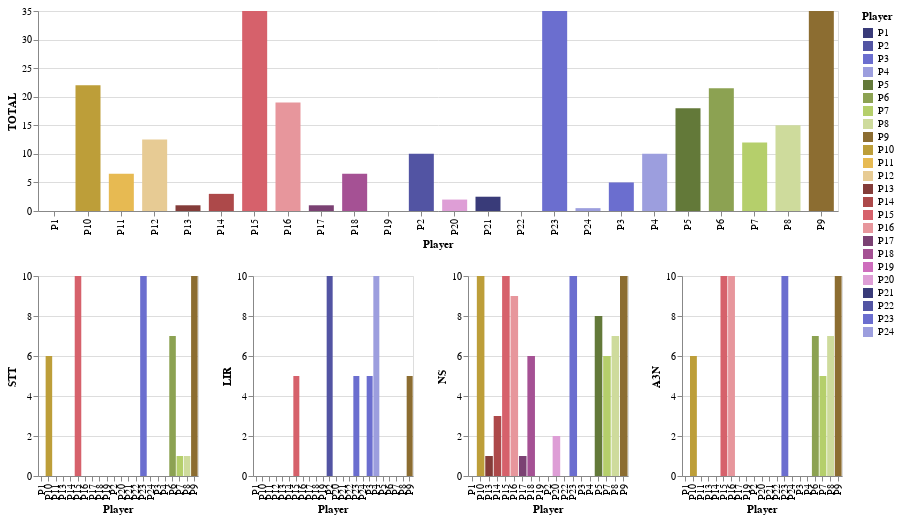

The code cell stored with this chart in its notebook:
### Markdown cell above
### Detailed Charts

### Code cell
#collapse-hide
dt9_8 = pd.read_csv("/home/rubens/papers_briefing/csvs/map24x24.csv")
selector = alt.selection_single(empty='all', fields=['Player'])
l = dt9_8['Player'].tolist()
color_scale = alt.Scale(domain=l,scheme="category20b")
base = alt.Chart(dt9_8).properties(
    width=800,
    height=200
).add_selection(selector)

points = base.mark_bar(filled=True, size=25).encode(
    x=alt.X('Player:N'),
    y=alt.Y('TOTAL:Q',            
            scale=alt.Scale(domain=[0,max(dt9_8['TOTAL'].tolist())])),
    tooltip=['Test:N','Type:N'],
    color=alt.condition(selector,
                        'Player:N',
                        alt.value('lightgray'),
                        scale=color_scale),
)

hists = base.mark_bar(opacity=1.0, thickness=100).encode(
    x=alt.X('Player:N'),
    y=alt.Y('STT:Q',
            stack=None,
            scale=alt.Scale(domain=[0,10])),
    color=alt.Color('Player:N',
                    scale=color_scale),
    tooltip=['Code:N']
).transform_filter(
    selector
).properties(
    width=160,
    height=200
)

hists2 = base.mark_bar(opacity=1.0, thickness=100).encode(
    x=alt.X('Player:N'),
    y=alt.Y('LIR:Q',
            stack=None,
            scale=alt.Scale(domain=[0,10])),
    color=alt.Color('Player:N',
                    scale=color_scale),
    tooltip=['Code:N']
).transform_filter(
    selector
).properties(
    width=160,
    height=200
)

hists3 = base.mark_bar(opacity=1.0, thickness=80).encode(
    x=alt.X('Player:N'),
    y=alt.Y('NS:Q',
            stack=None,
            scale=alt.Scale(domain=[0,10])),
    color=alt.Color('Player:N',
                    scale=color_scale),
    tooltip=['Code:N']
).transform_filter(
    selector
).properties(
    width=160,
    height=200
)

hists4 = base.mark_bar(opacity=1.0, thickness=80).encode(
    x=alt.X('Player:N'),
    y=alt.Y('A3N:Q',
            stack=None,
            scale=alt.Scale(domain=[0,10])),
    color=alt.Color('Player:N',
                    scale=color_scale),
    tooltip=['Code:N']
).transform_filter(
    selector
).properties(
    width=160,
    height=200
)

alt.vconcat(points , hists | hists2 | hists3 | hists4)

### Figure 1 — Vega-Lite specification as saved in the notebook (floating-point values rounded to 4 significant figures)
{"config": {"view": {"continuousWidth": 400, "continuousHeight": 300}}, "vconcat": [{"mark": {"type": "bar", "filled": true, "size": 25}, "encoding": {"color": {"condition": {"type": "nominal", "field": "Player", "scale": {"domain": ["P1", "P2", "P3", "P4", "P5", "P6", "P7", "P8", "P9", "P10", "P11", "P12", "P13", "P14", "P15", "P16", "P17", "P18", "P19", "P20", "P21", "P22", "P23", "P24"], "scheme": "category20b"}, "selection": "selector099"}, "value": "lightgray"}, "tooltip": [{"type": "nominal", "field": "Test"}, {"type": "nominal", "field": "Type"}], "x": {"type": "nominal", "field": "Player"}, "y": {"type": "quantitative", "field": "TOTAL", "scale": {"domain": [0, 35.0]}}}, "height": 200, "selection": {"selector099": {"type": "single", "empty": "all", "fields": ["Player"]}}, "width": 800}, {"hconcat": [{"mark": {"type": "bar", "opacity": 1.0, "thickness": 100}, "encoding": {"color": {"type": "nominal", "field": "Player", "scale": {"domain": ["P1", "P2", "P3", "P4", "P5", "P6", "P7", "P8", "P9", "P10", "P11", "P12", "P13", "P14", "P15", "P16", "P17", "P18", "P19", "P20", "P21", "P22", "P23", "P24"], "scheme": "category20b"}}, "tooltip": [{"type": "nominal", "field": "Code"}], "x": {"type": "nominal", "field": "Player"}, "y": {"type": "quantitative", "field": "STT", "scale": {"domain": [0, 10]}, "stack": null}}, "height": 200, "selection": {"selector099": {"type": "single", "empty": "all", "fields": ["Player"]}}, "transform": [{"filter": {"selection": "selector099"}}], "width": 160}, {"mark": {"type": "bar", "opacity": 1.0, "thickness": 100}, "encoding": {"color": {"type": "nominal", "field": "Player", "scale": {"domain": ["P1", "P2", "P3", "P4", "P5", "P6", "P7", "P8", "P9", "P10", "P11", "P12", "P13", "P14", "P15", "P16", "P17", "P18", "P19", "P20", "P21", "P22", "P23", "P24"], "scheme": "category20b"}}, "tooltip": [{"type": "nominal", "field": "Code"}], "x": {"type": "nominal", "field": "Player"}, "y": {"type": "quantitative", "field": "LIR", "scale": {"domain": [0, 10]}, "stack": null}}, "height": 200, "selection": {"selector099": {"type": "single", "empty": "all", "fields": ["Player"]}}, "transform": [{"filter": {"selection": "selector099"}}], "width": 160}, {"mark": {"type": "bar", "opacity": 1.0, "thickness": 80}, "encoding": {"color": {"type": "nominal", "field": "Player", "scale": {"domain": ["P1", "P2", "P3", "P4", "P5", "P6", "P7", "P8", "P9", "P10", "P11", "P12", "P13", "P14", "P15", "P16", "P17", "P18", "P19", "P20", "P21", "P22", "P23", "P24"], "scheme": "category20b"}}, "tooltip": [{"type": "nominal", "field": "Code"}], "x": {"type": "nominal", "field": "Player"}, "y": {"type": "quantitative", "field": "NS", "scale": {"domain": [0, 10]}, "stack": null}}, "height": 200, "selection": {"selector099": {"type": "single", "empty": "all", "fields": ["Player"]}}, "transform": [{"filter": {"selection": "selector099"}}], "width": 160}, {"mark": {"type": "bar", "opacity": 1.0, "thickness": 80}, "encoding": {"color": {"type": "nominal", "field": "Player", "scale": {"domain": ["P1", "P2", "P3", "P4", "P5", "P6", "P7", "P8", "P9", "P10", "P11", "P12", "P13", "P14", "P15", "P16", "P17", "P18", "P19", "P20", "P21", "P22", "P23", "P24"], "scheme": "category20b"}}, "tooltip": [{"type": "nominal", "field": "Code"}], "x": {"type": "nominal", "field": "Player"}, "y": {"type": "quantitative", "field": "A3N", "scale": {"domain": [0, 10]}, "stack": null}}, "height": 200, "selection": {"selector099": {"type": "single", "empty": "all", "fields": ["Player"]}}, "transform": [{"filter": {"selection": "selector099"}}], "width": 160}]}], "data": {"name": "data-4f1644996d2d539b6d19a8a4b0456ac7"}, "$schema": "https://vega.github.io/schema/vega-lite/v4.8.1.json", "datasets": {"data-4f1644996d2d539b6d19a8a4b0456ac7": [{"Player": "P1", "STT": "0", "LIR": 0, "NS": "0", "A3N": "0", "TOTAL": 0.0, "Test": null, "Type": null, "Code": "train(Worker,6,Up) for(u) (harvest(1,u))"}, {"Player": "P2", "STT": "0", "LIR": 10, "NS": "0", "A3N": "0", "TOTAL": 10.0, "Test": null, "Type": null, "Code": "attack(Worker,closest) train(Worker,19,Right)"}, {"Player": "P3", "STT": "0", "LIR": 5, "NS": "0", "A3N": "0", "TOTAL": 5.0, "Test": null, "Type": null, "Code": "for(u) (attack(Worker,closest,u) train(Worker,6,Up))"}, {"Player": "P4", "STT": "0", "LIR": 10, "NS": "0", "A3N": "0", "TOTAL": 10.0, "Test": null, "Type": null, "Code": "train(Worker,7,Down) for(u) (attack(Worker,closest,u))"}, {"Player": "P5", "STT": "7,5", "LIR": 0, "NS": "8", "A3N": "2,5", "TOTAL": 18.0, "Test": null, "Type": null, "Code": "harvest(1) attack(Worker,closest) train(Worker,8,Right)"}, {"Player": "P6", "STT": "7", "LIR": 0, "NS": "7,5", "A3N": "7", "TOTAL": 21.5, "Test": null, "Type": null, "Code": "train(Worker,17,Down) harvest(3) attack(Worker,closest)"}, {"Player": "P7", "STT": "1", "LIR": 0, "NS": "6", "A3N": "5", "TOTAL": 12.0, "Test": null, "Type": null, "Code": "harvest(3) attack(Worker,closest) train(Worker,17,Right)"}, {"Player": "P8", "STT": "1", "LIR": 0, "NS": "7", "A3N": "7", "TOTAL": 15.0, "Test": null, "Type": null, "Code": "harvest(2) train(Worker,18,Down) for(u) (attack(Worker,closest,u))"}, {"Player": "P9", "STT": "10", "LIR": 5, "NS": "10", "A3N": "10", "TOTAL": 35.0, "Test": null, "Type": null, "Code": "build(Barrack,3,Left) harvest(3) attack(Light,closest) train(Light,10,Up)"}, {"Player": "P10", "STT": "6", "LIR": 0, "NS": "10", "A3N": "6", "TOTAL": 22.0, "Test": null, "Type": null, "Code": "for(u) (harvest(2,u) train(Worker,11,Up)) for(u) (attack(Worker,closest,u))"}, {"Player": "P11", "STT": "0", "LIR": 0, "NS": "6,5", "A3N": "0", "TOTAL": 6.5, "Test": null, "Type": null, "Code": "train(Worker,9,Left) harvest(2) for(u) (harvest(2,u) attack(Worker,closest,u))"}, {"Player": "P12", "STT": "6,5", "LIR": 0, "NS": "5,5", "A3N": "0,5", "TOTAL": 12.5, "Test": null, "Type": null, "Code": "for(u) (harvest(1,u)) for(u) (attack(Worker,closest,u)) for(u) (train(Worker,17,Up))"}, {"Player": "P13", "STT": "0", "LIR": 0, "NS": "1", "A3N": "0", "TOTAL": 1.0, "Test": null, "Type": null, "Code": "for(u) (train(Ranged,13,Left) build(Barrack,1,Up,u) harvest(7,u) attack(Ranged,lessHealthy,u))"}, {"Player": "P14", "STT": "0", "LIR": 0, "NS": "3", "A3N": "0", "TOTAL": 3.0, "Test": null, "Type": null, "Code": "harvest(3) train(Worker,19,Up) build(Barrack,4,Right) train(Light,11,Down) attack(Worker,weakest)"}, {"Player": "P15", "STT": "10", "LIR": 5, "NS": "10", "A3N": "10", "TOTAL": 35.0, "Test": null, "Type": null, "Code": "for(u) (build(Barrack,1,Up,u) harvest(4,u)) for(u) (attack(Light,closest,u) train(Light,14,Left))"}, {"Player": "P16", "STT": "0", "LIR": 0, "NS": "9", "A3N": "10", "TOTAL": 19.0, "Test": null, "Type": null, "Code": "for(u) (build(Barrack,1,Down,u)) for(u) (train(Ranged,14,Right) attack(Ranged,closest,u) harvest(4,u))"}, {"Player": "P17", "STT": "0", "LIR": 0, "NS": "1", "A3N": "0", "TOTAL": 1.0, "Test": null, "Type": null, "Code": "for(u) (train(Worker,19,Right)) train(Ranged,19,Down) harvest(5) build(Barrack,3,Right) attack(Worker,strongest)"}, {"Player": "P18", "STT": "0", "LIR": 0, "NS": "6", "A3N": "0,5", "TOTAL": 6.5, "Test": null, "Type": null, "Code": "build(Barrack,1,Left) train(Worker,10,Up) for(u) (harvest(3,u)) for(u) (train(Worker,13,EnemyDir) attack(Worker,closest,u))"}, {"Player": "P19", "STT": "0", "LIR": 0, "NS": "0", "A3N": "0", "TOTAL": 0.0, "Test": null, "Type": null, "Code": "for(u) (harvest(9,u) attack(Worker,strongest,u) train(Worker,13,Up)) if(HaveQtdUnitsbyType(Worker,8)) (build(Barrack,3,Left))"}, {"Player": "P20", "STT": "0", "LIR": 0, "NS": "2", "A3N": "0", "TOTAL": 2.0, "Test": null, "Type": null, "Code": "for(u) (harvest(4,u) harvest(9,u) train(Worker,12,Down) build(Barrack,1,Right,u) attack(Worker,weakest,u) train(Ranged,10,Up))"}, {"Player": "P21", "STT": "0", "LIR": 0, "NS": "2,5", "A3N": "0", "TOTAL": 2.5, "Test": null, "Type": null, "Code": "build(Barrack,1,Up) train(Worker,15,Right) moveToUnit(Ranged,Ally,farthest) train(Ranged,19,Down) harvest(6) attack(Worker,closest)"}, {"Player": "P22", "STT": "0", "LIR": 0, "NS": "0", "A3N": "0", "TOTAL": 0.0, "Test": null, "Type": null, "Code": "for(u) (harvest(7,u) train(Heavy,7,Right)) train(Worker,7,Down) attack(Heavy,strongest) build(Barrack,1,Left) for(u) (moveaway(Heavy,u))"}, {"Player": "P23", "STT": "10", "LIR": 5, "NS": "10", "A3N": "10", "TOTAL": 35.0, "Test": null, "Type": null, "Code": "for(u) (build(Barrack,4,Right,u) train(Light,12,Left) harvest(8,u)) for(u) (attack(Light,closest,u)) train(Worker,4,Left) for(u) (attack(Worker,lessHealthy,u))"}, {"Player": "P24", "STT": "0", "LIR": 0, "NS": "0,5", "A3N": "0", "TOTAL": 0.5, "Test": null, "Type": null, "Code": "train(Worker,3,Right) for(u) (harvest(8,u) train(Worker,15,Down) moveToUnit(Worker,Enemy,weakest,u) attack(Worker,strongest,u)) for(u) (train(Ranged,4,EnemyDir)) build(Barrack,4,Up)"}]}}
